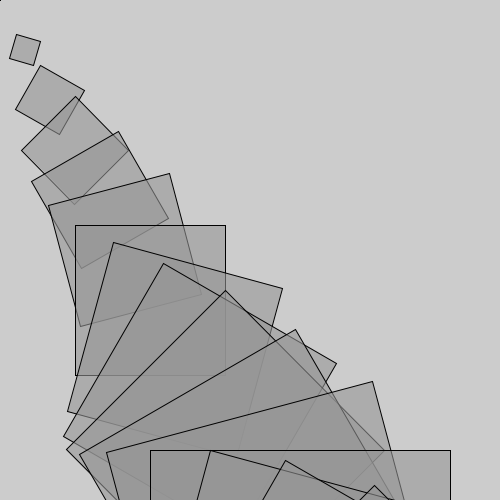
Frame 1 (no input)
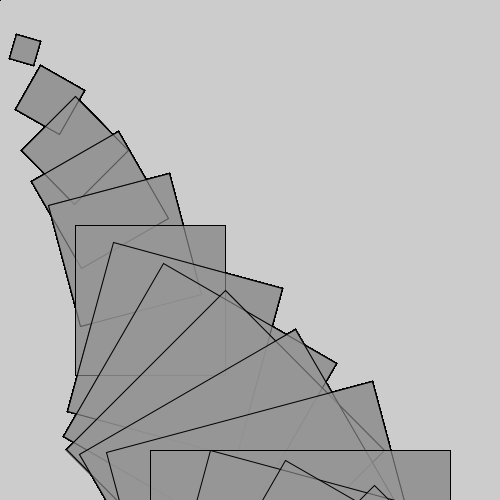
Frame 60 (the mouse pressed at the canvas centre just before this capture)
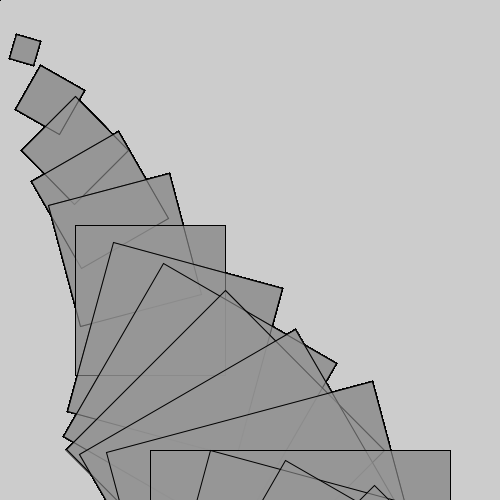
Frame 120 (the mouse held since frame 60 and released just before this capture)

The Processing sketch that drew these frames (run headless with seeded random() and noise(); from frame 60 on, the mouse is pressed at the canvas centre):

// Processing sketch: processing_75475
// ── processing_75475.pde

void setup() {
  size(500, 500);
  smooth();
  fill(150,150);
  scale(.25);
  translate(300,300);
}
void draw() {
  for (int i =0;i<100;i+=5) {
    roRect(i*5, i*10, i*5, i*5, i*3);
  }
}

void roRect(float x, float y, float w, float h, float degree) {
  rectMode(CENTER);
  pushMatrix();
  translate(x, y);
  rotate(radians(degree));
  rect(0, 0, w, h);
  popMatrix();
}
